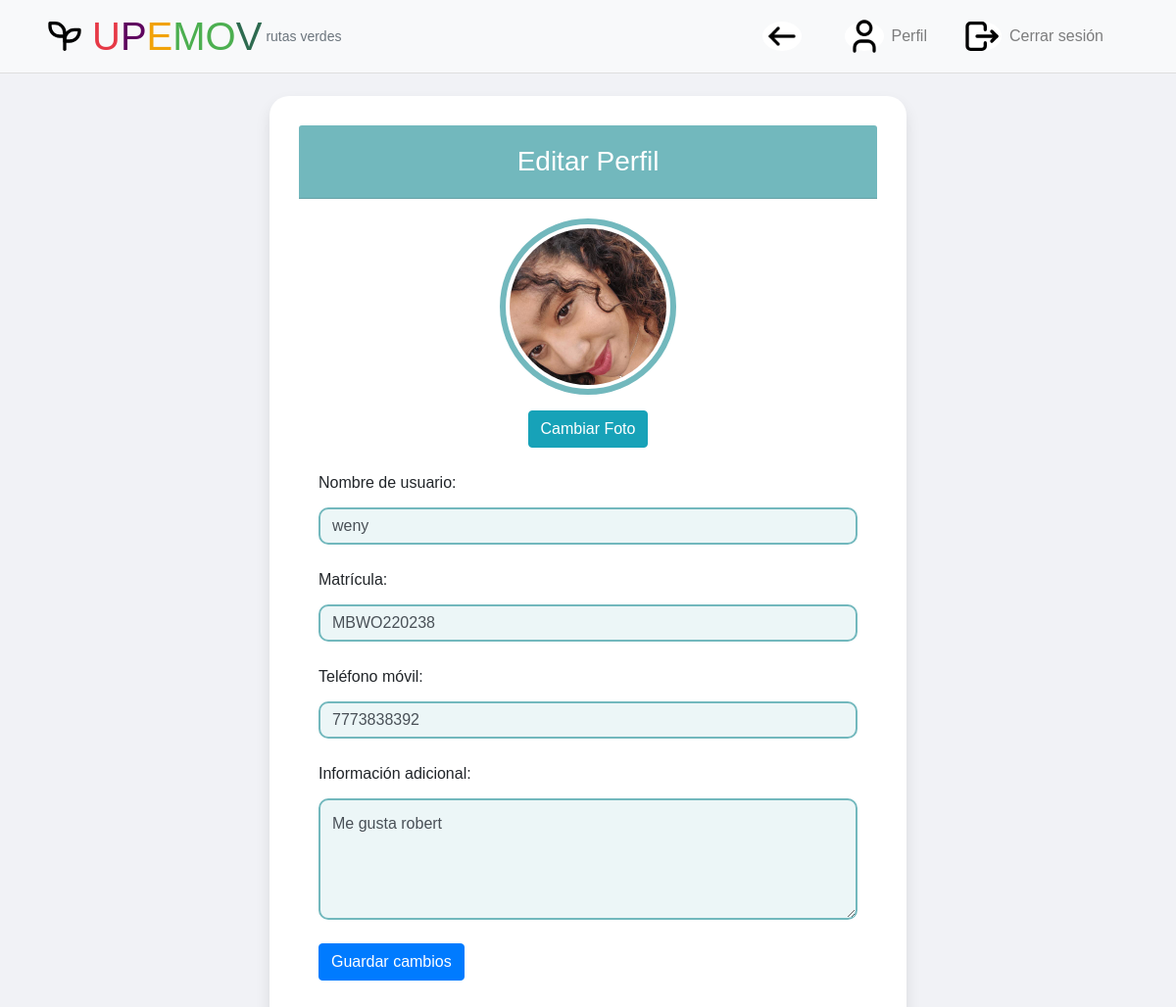
Page /view/perfil/update_perfil_c.php?idAlumno=3 (signed in) on the committed database.
### tables this page shows
CREATE TABLE perfiles (
    id INT NOT NULL AUTO_INCREMENT PRIMARY KEY,
    idAlumno INT NOT NULL,
    nombreUser TEXT NULL,
    matricula TEXT NULL,
    telefono TEXT NOT NULL,
    valoracion ENUM('1', '2', '3', '4', '5') NULL,
    viajes INT NULL,
    informacion TEXT NULL,
    imagen VARCHAR(255) NULL,
    FOREIGN KEY (idAlumno) REFERENCES usuarios(id) 
    ON DELETE CASCADE 
    ON UPDATE CASCADE
);

### view/perfil/update_perfil_c.php (the view, shortened to what this page needs)
<?php
include '../conductor/header_conductor.php';
include '../../model/actualizar_perfil_c.php';
if (isset($_GET['idAlumno'])) {
    $idAlumno = $_GET['idAlumno'];
    $query = "SELECT * FROM perfiles WHERE idAlumno = ?";
    $stmt = $conn->prepare($query);
    $stmt->bind_param('i', $idAlumno);
    $stmt->execute();
    $result = $stmt->get_result();
    if ($result->num_rows > 0) {
        $userData = $result->fetch_assoc();
    } else {
        die("Usuario no encontrado.");
    }
} else {
    die("ID de alumno no proporcionado.");
}
?>
<!DOCTYPE html>
<html lang="es">
<head>
    <link href="https://stackpath.bootstrapcdn.com/bootstrap/4.5.2/css/bootstrap.min.css" rel="stylesheet">
    <link href="../../public/css/perfil.css" rel="stylesheet">
</head>
<body>
    <div class="container mt-5">
        <div class="card">
            <div class="card-header text-center">
                <h2>Editar Perfil</h2>
            </div>
            <div class="card-body">
                <form action="../../model/actualizar_perfil_c.php" method="POST" enctype="multipart/form-data" onsubmit="return validarFormulario(event)">
                    <div class="form-group text-center">
                        <img id="fotoPerfil" src="../<?php echo !empty($userData['imagen']) ? htmlspecialchars($userData['imagen']) : '../../public/img/perfil.svg'; ?>" alt="Foto de Perfil" class="img-thumbnail mb-3">
                        <div class="custom-file text-center">
                            <label for="uploadFoto" class="btn btn-info upload-btn">Cambiar Foto</label>
                        </div>
                    </div>
                    <div class="form-group">
                        <label for="nombre">Nombre de usuario:</label>
                        <input type="text" id="nombre" name="nombre" class="form-control" value="<?php echo htmlspecialchars($userData['nombreUser']); ?>">
                    </div>
                    <div class="form-group">
                        <label for="matricula">Matrícula:</label>
                        <input type="text" id="matricula" name="matricula" class="form-control" value="<?php echo htmlspecialchars($userData['matricula']); ?>">
                    </div>
                    <div class="form-group">
                        <label for="cel">Teléfono móvil:</label>
                        <input type="tel" id="cel" name="telefono" class="form-control" value="<?php echo htmlspecialchars($userData['telefono']); ?>">
                    </div>
                    <div class="form-group">
                        <label for="info">Información adicional:</label>
                        <textarea id="info" name="informacion" class="form-control" rows="4"><?php echo htmlspecialchars($userData['informacion']); ?></textarea>
                    </div>
                    <button id="guardar" type="submit" class="btn btn-primary">Guardar cambios</button>
                </form>
            </div>
        </div>
    </div>
</body>
</html>

### public/css/header.css (style rules this page uses)
body { padding-top: 80px; }

### public/css/perfil.css (style rules this page uses)
body { background-color: #f1f2f6; font-family: 'Poppins', sans-serif; padding-top: 50px; }
.card { max-width: 650px; margin: auto; box-shadow: 0 8px 15px rgba(0, 0, 0, 0.1); border-radius: 20px; background-color: #ffffff; padding: 30px; border: none; }
.card-header { background-color: #72b8bd; color: white; padding: 20px; border-radius: 15px 15px 0 0; font-weight: 600; }
.card-header h2 { margin: 0; font-size: 28px; }
#fotoPerfil { border-radius: 50%; width: 180px; height: 180px; object-fit: cover; transition: transform 0.3s ease; margin-bottom: 20px; border: 6px solid #72b8bd; }
.form-group { margin-bottom: 1.5rem; }
.form-control { font-size: 16px; padding: 12px; border: 2px solid #72b8bd; border-radius: 10px; background-color: #ecf6f7; margin-top: 5px; margin-bottom: 15px; }

### rows in the picture
perfiles: imagen (picture), nombre "weny", matricula "MBWO220238", telefono "7773838392", informacion "Me gusta robert"
